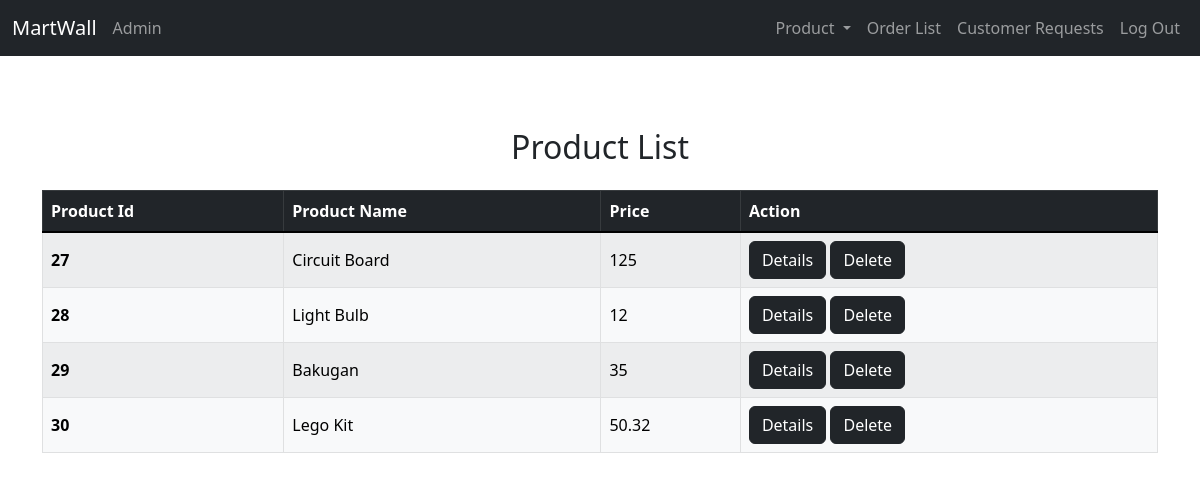
The app's page /Admin/productList (signed in) with its own data.
### tables this page shows
CREATE TABLE `product` (
  `product_id` int(5) NOT NULL,
  `product_name` varchar(20) NOT NULL,
  `price` double(8,2) NOT NULL,
  `description` text NOT NULL,
  `is_featured` tinyint(1) NOT NULL,
  `category_id` int(5) NOT NULL,
  `product_image` varchar(50) NOT NULL
);

### app/core/Controller.php (called while the page is built, shortened)
<?php
class Controller{
	public function view($name, $data = []){
		include('app/views/' . $name . '.php');
	}
}

### app/controllers/Admin.php (called while the page is built, shortened)
<?php
class Admin extends \app\core\Controller{
	#[\app\filters\Admin]
	public function productList() {
		$product = new \app\models\Product();
		$product = $product->getAll();
		$this->view('Admin/productList', $product);
	}
}

### app/core/App.php (called while the page is built, shortened)
<?php
class App{
	private $method = 'index';
	public function __construct(){
		$url = self::parseUrl();
		if(isset($url[0])){
			unset($url[0]);
		}
		$this->controller = new $this->controller;
		if(isset($url[1])){
			if(method_exists($this->controller, $url[1])){
				$this->method = $url[1];
			}
			unset($url[1]);
		}
		$params = $url ? array_values($url) : [];
		call_user_func_array([$this->controller, $this->method], $params);
	}
	public static function parseUrl(){
		if(isset($_GET['url'])) {
			return explode('/',
				filter_var(
					rtrim($_GET['url'], '/')),
				FILTER_SANITIZE_URL);
		}
	}
}

### index.php (called while the page is built, shortened)
<?php
	new app\core\App();

### app/models/Product.php (called while the page is built, shortened)
<?php
class Product extends \app\core\Model {
    public function getAll(){
		$SQL = "SELECT * FROM product";
		$STMT = self::$_connection->prepare($SQL);
		$STMT->execute();
		$STMT->setFetchMode(\PDO::FETCH_CLASS, 'app\models\Product');
		return $STMT->fetchAll();
	}
}

### app/core/Model.php (called while the page is built, shortened)
<?php
class Model {
	public function __construct(){
		$server = 'localhost';
		$dbname = 'ecom_project';
		$username = 'root';
		$password = '';
	}
}

### app/views/Admin/productList.php (the view, shortened to what this page needs)
<!DOCTYPE html>
<html lang="en">
    <head>
        <link href="https://cdn.jsdelivr.net/npm/bootstrap@5.2.3/dist/css/bootstrap.min.css" rel="stylesheet">
    </head>
    <body>
        <?php include 'app\views\includes\adminHeader.php'; ?>
        <div class="container mt-5">
            <div class="table-responsive">
                <h2 class="h1-responsive font-weight-bold text-center my-4">Product List</h2>
                <table class="table table-light table-bordered table-striped table-hover align-middle">
                    <thead class="table-dark">
                        <tr>
                            <th scope="col">Product Id</th>
                            <th scope="col">Product Name</th>
                            <th scope="col">Price</th>
                            <th scope="col">Action</th>
                        </tr>
                    </thead>
                    <tbody class="table-group-divider">
                        <?php
                            foreach ($data as $item)
                                echo"
                                <tr>
                                    <th scope='row'>$item->product_id</th>
                                    <td>$item->product_name</td>
                                    <td>$item->price</td>
                                    <td>
                                        <a class='btn btn-dark' href='/Product/details/$item->product_id'>Details</a>
                                        <a class='btn btn-dark' href='/Admin/delete/$item->product_id'>Delete</a>
                                    </td>
                                </tr>
                                ";
                        ?>
                    </tbody>
                </table>
            </div>
        </div>
    </body>
</html>

### records on screen
product: product_id "27", product_name "Circuit Board", price "125"
product: product_id "28", product_name "Light Bulb", price "12"
product: product_id "29", product_name "Bakugan", price "35"
product: product_id "30", product_name "Lego Kit", price "50.32"
